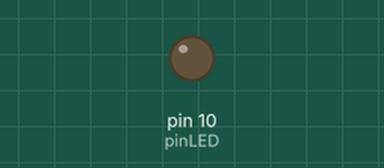
Simulated run of this sketch. Board: Arduino Uno, built with avr-gcc and run on an emulated ATmega328P. On the bench: output pins drawn as LEDs (lit = HIGH).

Above: at 0.05 s.
At 3.2 s:
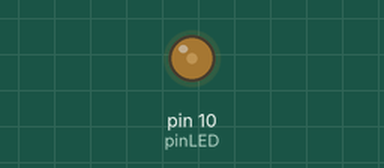
At 6.4 s:
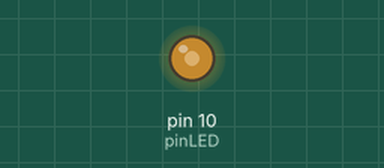
At 12.8 s:
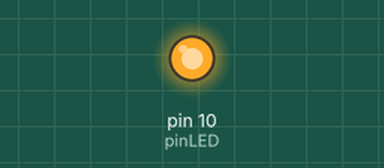
Timing chart, 0 to 16.6 s (numbered marks = the images above):
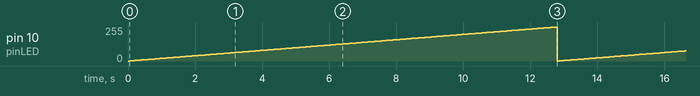

The sketch:

simpleLEDDriver.ino
```cpp
int pinLED = 10;

void setup() {
  // put your setup code here, to run once:

  pinMode(10, OUTPUT);

}

void loop() {
  // put your main code here, to run repeatedly:

  for (int i = 0; i < 256; i++) {
    analogWrite(pinLED, i);
    delay(50);
  }

}
```

Measured:
- by itself, pin 10 (pinLED): ramps from 0/255 to 255/255 and jumps back, once every 12.8 s
